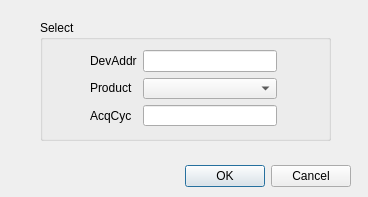
<?xml version="1.0" encoding="UTF-8"?>
<ui version="4.0">
 <class>DialogPro</class>
 <widget class="QDialog" name="DialogPro">
  <property name="geometry">
   <rect>
    <x>0</x>
    <y>0</y>
    <width>368</width>
    <height>197</height>
   </rect>
  </property>
  <property name="windowTitle">
   <string>LoadProduct</string>
  </property>
  <property name="windowIcon">
   <iconset resource="pyimg.qrc">
    <normaloff>:/source/img/connect.png</normaloff>:/source/img/connect.png</iconset>
  </property>
  <property name="modal">
   <bool>true</bool>
  </property>
  <widget class="QDialogButtonBox" name="buttonBox">
   <property name="geometry">
    <rect>
     <x>50</x>
     <y>160</y>
     <width>301</width>
     <height>32</height>
    </rect>
   </property>
   <property name="orientation">
    <enum>Qt::Horizontal</enum>
   </property>
   <property name="standardButtons">
    <set>QDialogButtonBox::Cancel|QDialogButtonBox::Ok</set>
   </property>
  </widget>
  <widget class="QGroupBox" name="groupBox">
   <property name="geometry">
    <rect>
     <x>40</x>
     <y>20</y>
     <width>291</width>
     <height>121</height>
    </rect>
   </property>
   <property name="title">
    <string>Select</string>
   </property>
   <widget class="QWidget" name="">
    <property name="geometry">
     <rect>
      <x>50</x>
      <y>30</y>
      <width>187</width>
      <height>76</height>
     </rect>
    </property>
    <layout class="QHBoxLayout" name="horizontalLayout">
     <item>
      <layout class="QVBoxLayout" name="verticalLayout_2">
       <item>
        <widget class="QLabel" name="Lbl_DevAddr">
         <property name="text">
          <string>DevAddr</string>
         </property>
        </widget>
       </item>
       <item>
        <widget class="QLabel" name="Lbl_Product">
         <property name="text">
          <string>Product</string>
         </property>
        </widget>
       </item>
       <item>
        <widget class="QLabel" name="label">
         <property name="text">
          <string>AcqCyc</string>
         </property>
        </widget>
       </item>
      </layout>
     </item>
     <item>
      <layout class="QVBoxLayout" name="verticalLayout">
       <item>
        <widget class="QLineEdit" name="Edt_DevAddr">
         <property name="layoutDirection">
          <enum>Qt::RightToLeft</enum>
         </property>
         <property name="inputMethodHints">
          <set>Qt::ImhPreferNumbers</set>
         </property>
         <property name="alignment">
          <set>Qt::AlignRight|Qt::AlignTrailing|Qt::AlignVCenter</set>
         </property>
        </widget>
       </item>
       <item>
        <widget class="QComboBox" name="comb_Product"/>
       </item>
       <item>
        <widget class="QLineEdit" name="Edt_AcqCyc">
         <property name="layoutDirection">
          <enum>Qt::RightToLeft</enum>
         </property>
         <property name="inputMethodHints">
          <set>Qt::ImhPreferNumbers</set>
         </property>
         <property name="alignment">
          <set>Qt::AlignRight|Qt::AlignTrailing|Qt::AlignVCenter</set>
         </property>
        </widget>
       </item>
      </layout>
     </item>
    </layout>
   </widget>
  </widget>
 </widget>
 <resources>
  <include location="pyimg.qrc"/>
 </resources>
 <connections>
  <connection>
   <sender>buttonBox</sender>
   <signal>accepted()</signal>
   <receiver>DialogPro</receiver>
   <slot>accept()</slot>
   <hints>
    <hint type="sourcelabel">
     <x>248</x>
     <y>254</y>
    </hint>
    <hint type="destinationlabel">
     <x>157</x>
     <y>274</y>
    </hint>
   </hints>
  </connection>
  <connection>
   <sender>buttonBox</sender>
   <signal>rejected()</signal>
   <receiver>DialogPro</receiver>
   <slot>reject()</slot>
   <hints>
    <hint type="sourcelabel">
     <x>316</x>
     <y>260</y>
    </hint>
    <hint type="destinationlabel">
     <x>286</x>
     <y>274</y>
    </hint>
   </hints>
  </connection>
 </connections>
</ui>
